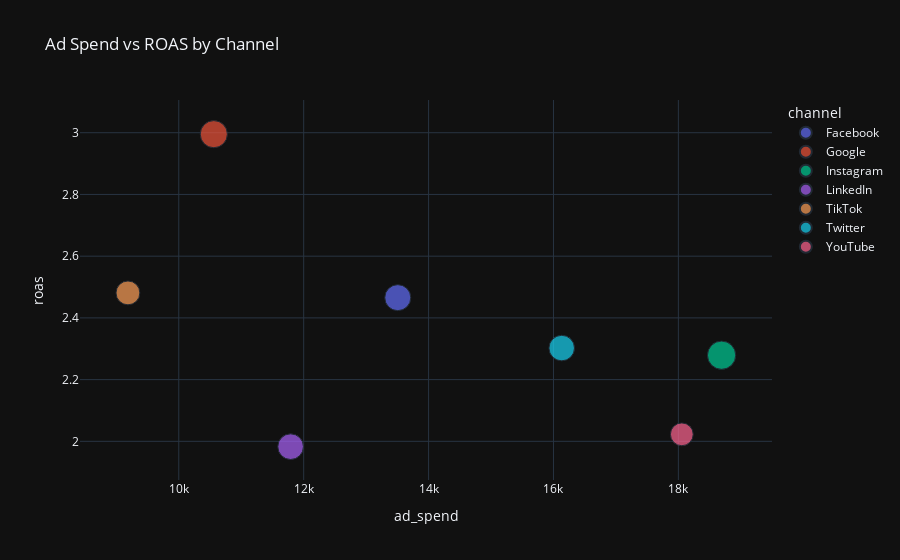

Notebook source saved alongside this figure:
### Code cell
# Plotly interactive chart
fig = px.scatter(
    summary, x='ad_spend', y='roas', color='channel', size='conversions',
    hover_data=['roi'], trendline='ols', title='Ad Spend vs ROAS by Channel'
)
fig.write_html('../plots/spend_vs_roas.html')
fig.show()

### Figure 1 — Plotly figure (JSON) as saved in the notebook; plotly's stock layout.template omitted (floating-point values rounded to 4 significant figures)
{"data": [{"customdata": [[1.466]], "hovertemplate": "channel=Facebook<br>ad_spend=%{x}<br>roas=%{y}<br>conversions=%{marker.size}<br>roi=%{customdata[0]}<extra></extra>", "legendgroup": "Facebook", "marker": {"color": "#636efa", "size": [4165], "sizemode": "area", "sizeref": 12.32, "symbol": "circle"}, "mode": "markers", "name": "Facebook", "orientation": "v", "showlegend": true, "x": [13507], "xaxis": "x", "y": [2.466], "yaxis": "y", "type": "scatter"}, {"hovertemplate": "channel=Facebook<extra></extra>", "legendgroup": "Facebook", "marker": {"color": "#636efa", "symbol": "circle"}, "mode": "lines", "name": "Facebook", "showlegend": false, "xaxis": "x", "yaxis": "y", "type": "scatter"}, {"customdata": [[1.995]], "hovertemplate": "channel=Google<br>ad_spend=%{x}<br>roas=%{y}<br>conversions=%{marker.size}<br>roi=%{customdata[0]}<extra></extra>", "legendgroup": "Google", "marker": {"color": "#EF553B", "size": [4532], "sizemode": "area", "sizeref": 12.32, "symbol": "circle"}, "mode": "markers", "name": "Google", "orientation": "v", "showlegend": true, "x": [10561], "xaxis": "x", "y": [2.995], "yaxis": "y", "type": "scatter"}, {"hovertemplate": "channel=Google<extra></extra>", "legendgroup": "Google", "marker": {"color": "#EF553B", "symbol": "circle"}, "mode": "lines", "name": "Google", "showlegend": false, "xaxis": "x", "yaxis": "y", "type": "scatter"}, {"customdata": [[1.279]], "hovertemplate": "channel=Instagram<br>ad_spend=%{x}<br>roas=%{y}<br>conversions=%{marker.size}<br>roi=%{customdata[0]}<extra></extra>", "legendgroup": "Instagram", "marker": {"color": "#00cc96", "size": [4930], "sizemode": "area", "sizeref": 12.32, "symbol": "circle"}, "mode": "markers", "name": "Instagram", "orientation": "v", "showlegend": true, "x": [18692], "xaxis": "x", "y": [2.279], "yaxis": "y", "type": "scatter"}, {"hovertemplate": "channel=Instagram<extra></extra>", "legendgroup": "Instagram", "marker": {"color": "#00cc96", "symbol": "circle"}, "mode": "lines", "name": "Instagram", "showlegend": false, "xaxis": "x", "yaxis": "y", "type": "scatter"}, {"customdata": [[0.9827]], "hovertemplate": "channel=LinkedIn<br>ad_spend=%{x}<br>roas=%{y}<br>conversions=%{marker.size}<br>roi=%{customdata[0]}<extra></extra>", "legendgroup": "LinkedIn", "marker": {"color": "#ab63fa", "size": [4049], "sizemode": "area", "sizeref": 12.32, "symbol": "circle"}, "mode": "markers", "name": "LinkedIn", "orientation": "v", "showlegend": true, "x": [11791], "xaxis": "x", "y": [1.983], "yaxis": "y", "type": "scatter"}, {"hovertemplate": "channel=LinkedIn<extra></extra>", "legendgroup": "LinkedIn", "marker": {"color": "#ab63fa", "symbol": "circle"}, "mode": "lines", "name": "LinkedIn", "showlegend": false, "xaxis": "x", "yaxis": "y", "type": "scatter"}, {"customdata": [[1.481]], "hovertemplate": "channel=TikTok<br>ad_spend=%{x}<br>roas=%{y}<br>conversions=%{marker.size}<br>roi=%{customdata[0]}<extra></extra>", "legendgroup": "TikTok", "marker": {"color": "#FFA15A", "size": [3511], "sizemode": "area", "sizeref": 12.32, "symbol": "circle"}, "mode": "markers", "name": "TikTok", "orientation": "v", "showlegend": true, "x": [9186], "xaxis": "x", "y": [2.481], "yaxis": "y", "type": "scatter"}, {"hovertemplate": "channel=TikTok<extra></extra>", "legendgroup": "TikTok", "marker": {"color": "#FFA15A", "symbol": "circle"}, "mode": "lines", "name": "TikTok", "showlegend": false, "xaxis": "x", "yaxis": "y", "type": "scatter"}, {"customdata": [[1.302]], "hovertemplate": "channel=Twitter<br>ad_spend=%{x}<br>roas=%{y}<br>conversions=%{marker.size}<br>roi=%{customdata[0]}<extra></extra>", "legendgroup": "Twitter", "marker": {"color": "#19d3f3", "size": [4026], "sizemode": "area", "sizeref": 12.32, "symbol": "circle"}, "mode": "markers", "name": "Twitter", "orientation": "v", "showlegend": true, "x": [16132], "xaxis": "x", "y": [2.302], "yaxis": "y", "type": "scatter"}, {"hovertemplate": "channel=Twitter<extra></extra>", "legendgroup": "Twitter", "marker": {"color": "#19d3f3", "symbol": "circle"}, "mode": "lines", "name": "Twitter", "showlegend": false, "xaxis": "x", "yaxis": "y", "type": "scatter"}, {"customdata": [[1.023]], "hovertemplate": "channel=YouTube<br>ad_spend=%{x}<br>roas=%{y}<br>conversions=%{marker.size}<br>roi=%{customdata[0]}<extra></extra>", "legendgroup": "YouTube", "marker": {"color": "#FF6692", "size": [3204], "sizemode": "area", "sizeref": 12.32, "symbol": "circle"}, "mode": "markers", "name": "YouTube", "orientation": "v", "showlegend": true, "x": [18055], "xaxis": "x", "y": [2.023], "yaxis": "y", "type": "scatter"}, {"hovertemplate": "channel=YouTube<extra></extra>", "legendgroup": "YouTube", "marker": {"color": "#FF6692", "symbol": "circle"}, "mode": "lines", "name": "YouTube", "showlegend": false, "xaxis": "x", "yaxis": "y", "type": "scatter"}], "layout": {"xaxis": {"anchor": "y", "domain": [0.0, 1.0], "title": {"text": "ad_spend"}}, "yaxis": {"anchor": "x", "domain": [0.0, 1.0], "title": {"text": "roas"}}, "legend": {"title": {"text": "channel"}, "tracegroupgap": 0, "itemsizing": "constant"}, "title": {"text": "Ad Spend vs ROAS by Channel"}}}
